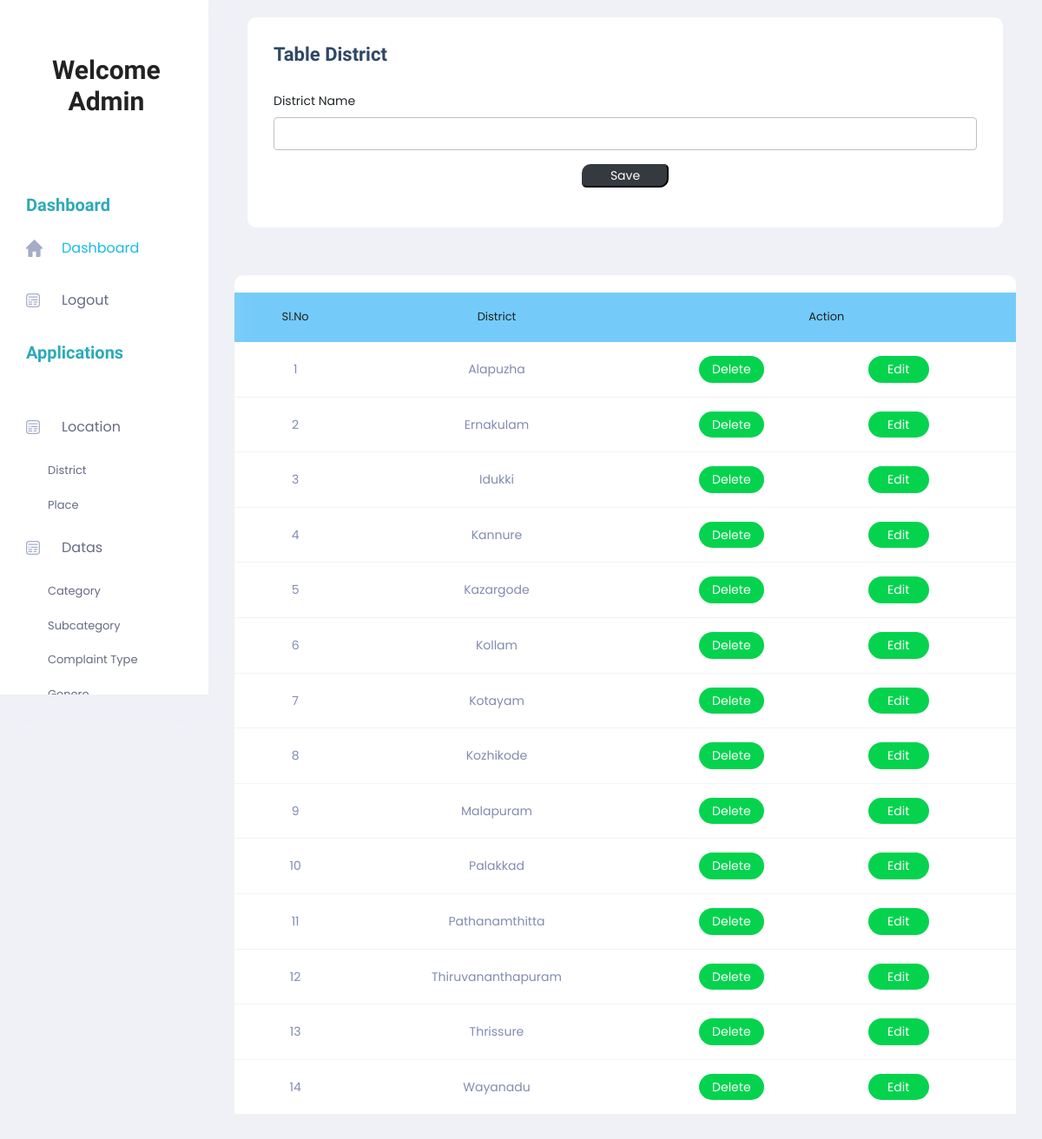
Page /Project/Admin/District.php on the committed database.
### tables this page shows
CREATE TABLE `tbl_district` (
  `district_name` varchar(100) NOT NULL,
  `district_id` int(11) NOT NULL
);

### Project/Admin/District.php (the view, shortened to what this page needs)
<!DOCTYPE html PUBLIC "-//W3C//DTD XHTML 1.0 Transitional//EN" "http://www.w3.org/TR/xhtml1/DTD/xhtml1-transitional.dtd">
<html xmlns="http://www.w3.org/1999/xhtml">
<head>
</head>
<?php
include('Head.php');
    $dname = "";
?>
<body>
        <section class="main_content dashboard_part">
            <div class="main_content_iner ">
                <div class="container-fluid p-0">
                    <div class="row justify-content-center">
                        <div class="col-12">
                            <div class="QA_section">
                                <div class="white_box_tittle list_header">
                                    <div class="col-lg-12">
                                        <div class="white_box mb_30">
                                            <div class="box_header ">
                                                <div class="main-title">
                                                    <h3 class="mb-0" >Table District</h3>
                                                </div>
                                            </div>
                                            <form method="post">
                                                <div class="form-group">
                                                    <label for="txt_district">District Name</label>
                                                    <input required="" type="text" class="form-control" id="txt_district" name="txt_district" autocomplete="off" required value="<?php echo $dname;?>">
                                                </div>
                                                <div class="form-group" align="center">
<input type="submit" class="btn-dark" style="width:100px; border-radius: 10px 5px " name="btn_save" value="Save">
                                                </div>
                                            </form>
                                        </div>
                                    </div>
                                </div>
                                <div class="QA_table mb_30">
                                    <table class="table lms_table_active">
                                        <thead>
                                            <tr style="background-color: #74CBF9">
                                                <td align="center" scope="col">Sl.No</td>
                                                <td align="center" scope="col">District</td>
                                                <td colspan="2"align="center" scope="col">Action</td>
                                            </tr>
                                        </thead>
                                        <tbody>
                                            <?php
                                                $i = 0;
                                                $selQry = "select * from tbl_district ORDER BY district_name";
                                                $rs = $Conn->query($selQry);
                                                while ($data = $rs->fetch_assoc()) {
                                                    $i++;
                                            ?>
                                            <tr>
                                                <td align="center"><?php echo $i;?></td>
                                                <td align="center"><?php echo $data["district_name"];?></td>
                                                <td align="center"><a href="district.php?id=<?php echo $data["district_id"];?>" class="status_btn">Delete</a> &nbsp;&nbsp;&nbsp;&nbsp;
</td>
                                                <td><a href="District.php?eid=<?php echo $data["district_id"];?>&ename=<?php echo $data["district_name"];?>" class="status_btn">Edit</a></td>
                                                </tr>
                                            <?php
                                              }
                                            ?>
                                        </tbody>
                                    </table>
                                </div>
                            </div>
                        </div>
                    </div>
                </div>
            </div>
        </section>
        <?php
		include('Foot.php');
		?>
</body>
</html>

### rows in the picture
tbl_district: district_name "Alapuzha"
tbl_district: district_name "Ernakulam"
tbl_district: district_name "Idukki"
tbl_district: district_name "Kannure"
tbl_district: district_name "Kazargode"
tbl_district: district_name "Kollam"
tbl_district: district_name "Kotayam"
tbl_district: district_name "Kozhikode"
tbl_district: district_name "Malapuram"
tbl_district: district_name "Palakkad"
tbl_district: district_name "Pathanamthitta"
tbl_district: district_name "Thiruvananthapuram"
tbl_district: district_name "Thrissure"
tbl_district: district_name "Wayanadu"
